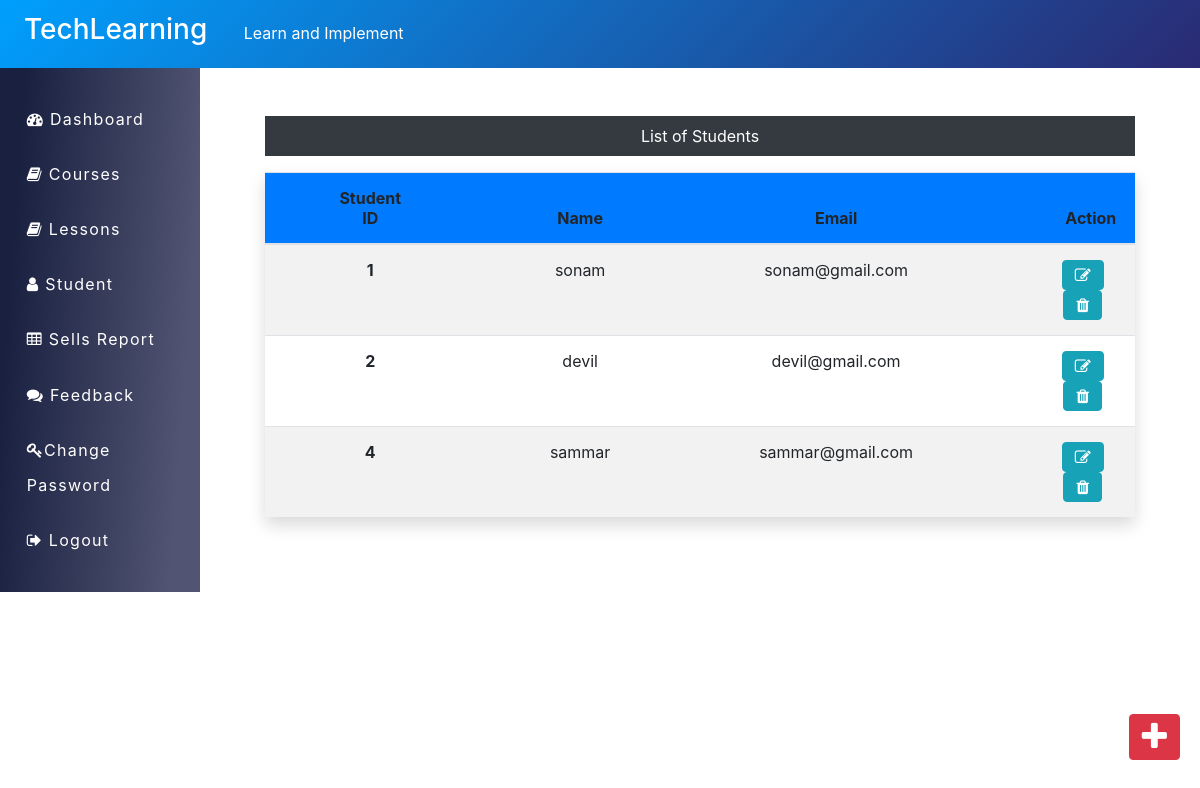
The app's page /Admin/student.php (signed in) with its own data.
### tables this page shows
CREATE TABLE `student` (
  `stu_id` int(255) NOT NULL,
  `stu_name` varchar(255) NOT NULL,
  `stu_email` varchar(255) NOT NULL,
  `stu_pass` varchar(255) NOT NULL,
  `stu_occ` varchar(50) NOT NULL,
  `stu_img` varchar(50) NOT NULL
);

### Admin/student.php (the view, shortened to what this page needs)
<?php
include('../Admin/header.php');
include('../dbcon.php');
?>
    <div class="col-lg-9 col-sm-11 mx-auto ">
    <div class=" mt-5 text-center ">
    <p class="bg-dark text-white p-2">List of Students</p>
    <?php
    $sql = "SELECT * FROM student";
    $result = $con->query($sql);
    if($result->num_rows >0){
    ?>
    <table class="table table-responsive table-striped table-hover shadow"  >
    <thead>
    <tr class="bg-primary">
    <th scope="col">Student ID</th>
    <th scope="col">Name</th>
    <th scope="col">Email</th>
    <th scope="col">Action</th>
    </tr>
    </thead>
    <tbody>
   <?php while($row = $result->fetch_assoc()){
        echo '<tr>';
        echo '<th scope="row">'.$row['stu_id'].'</th>';
          echo '<td>'.$row['stu_name'].'</td>';
          echo '<td>'.$row['stu_email'].'</td>';
        echo '<td>';
        echo '
        <form action="editstudent.php" method="POST" class="d-inline" >
        <input type="hidden" name="id" value='.$row["stu_id"].'>
        <button type="submit" class="btn btn-info mr-3 " name="view" value="view"><i class="fa fa-edit"></i></button>
        </form>
        <form action="" method="POST" class="d-inline">
            <input type="hidden" name="id" value='.$row["stu_id"].'>
                <button type="submit" class="btn btn-info mr-3 edit   " name="delete"       value="Delete"><i class="fa fa-trash"></i></button>
        </form>
        </td>
        </tr>';
 }?>
        </tbody>
            </table>
        <?php
    }else{echo"<script>alert('0 Result')</script>";}
    ?>
    </div>
    </div>
    <div>
    <a class="btn btn-danger box" href="../Admin/addnewstudent.php"><i class="fa fa-plus fa-2x"></i></a>
    </div>
</div>
<?php
include('../Admin/footer.php');
?>

### Admin/admin_css/admin_style.css (style rules this page uses)
.box { position: fixed; bottom: 10px; right: 20px; margin-bottom: 30px; }

### Admin/student.php (style rules this page uses)
table { text-align:center!important; }
.table td, .table th { padding: 15px 4.65rem !important; }

### records on screen
student: stu_id "1", stu_name "sonam", stu_email "sonam@gmail.com"
student: stu_id "2", stu_name "devil", stu_email "devil@gmail.com"
student: stu_id "4", stu_name "sammar", stu_email "sammar@gmail.com"
